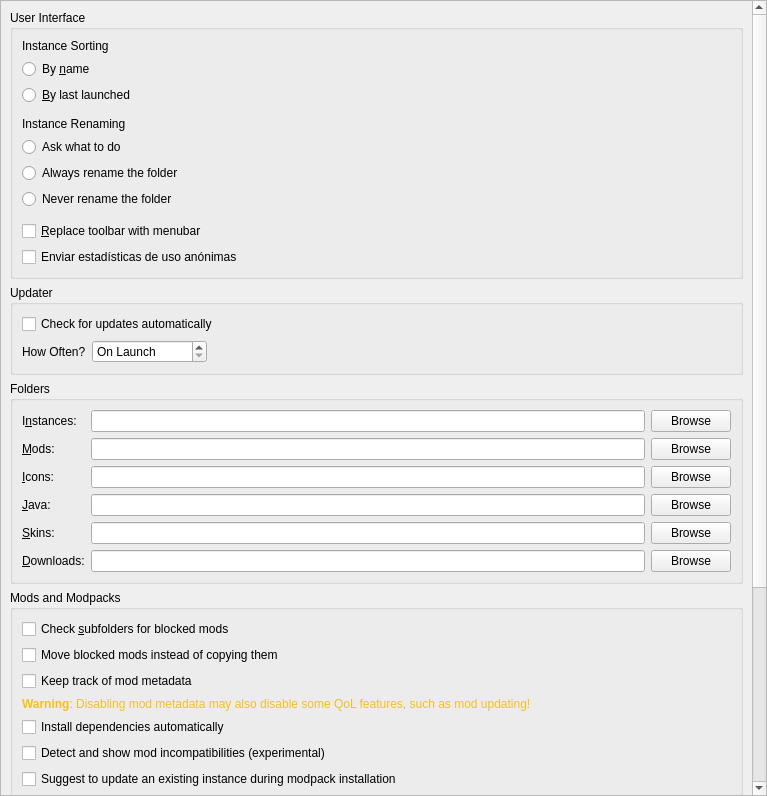
<?xml version="1.0" encoding="UTF-8"?>
<ui version="4.0">
 <class>LauncherPage</class>
 <widget class="QWidget" name="LauncherPage">
  <property name="geometry">
   <rect>
    <x>0</x>
    <y>0</y>
    <width>767</width>
    <height>796</height>
   </rect>
  </property>
  <property name="sizePolicy">
   <sizepolicy hsizetype="MinimumExpanding" vsizetype="MinimumExpanding">
    <horstretch>0</horstretch>
    <verstretch>0</verstretch>
   </sizepolicy>
  </property>
  <layout class="QVBoxLayout" name="verticalLayout">
   <property name="leftMargin">
    <number>0</number>
   </property>
   <property name="topMargin">
    <number>0</number>
   </property>
   <property name="rightMargin">
    <number>0</number>
   </property>
   <property name="bottomMargin">
    <number>0</number>
   </property>
   <item>
    <widget class="QScrollArea" name="scrollArea">
     <property name="horizontalScrollBarPolicy">
      <enum>Qt::ScrollBarPolicy::ScrollBarAsNeeded</enum>
     </property>
     <property name="widgetResizable">
      <bool>true</bool>
     </property>
     <widget class="QWidget" name="scrollAreaWidgetContents">
      <property name="geometry">
       <rect>
        <x>0</x>
        <y>-149</y>
        <width>746</width>
        <height>1222</height>
       </rect>
      </property>
      <layout class="QVBoxLayout" name="verticalLayout_8">
       <item>
        <widget class="QGroupBox" name="userInterfaceBox">
         <property name="enabled">
          <bool>true</bool>
         </property>
         <property name="title">
          <string>User Interface</string>
         </property>
         <layout class="QVBoxLayout" name="verticalLayout_2">
          <item>
           <widget class="QLabel" name="instanceSortingLabel">
            <property name="text">
             <string>Instance Sorting</string>
            </property>
           </widget>
          </item>
          <item>
           <widget class="QRadioButton" name="sortByNameBtn">
            <property name="text">
             <string>By &amp;name</string>
            </property>
            <attribute name="buttonGroup">
             <string notr="true">sortingModeGroup</string>
            </attribute>
           </widget>
          </item>
          <item>
           <widget class="QRadioButton" name="sortLastLaunchedBtn">
            <property name="text">
             <string>&amp;By last launched</string>
            </property>
            <attribute name="buttonGroup">
             <string notr="true">sortingModeGroup</string>
            </attribute>
           </widget>
          </item>
          <item>
           <spacer name="verticalSpacer">
            <property name="orientation">
             <enum>Qt::Orientation::Vertical</enum>
            </property>
            <property name="sizeType">
             <enum>QSizePolicy::Policy::Fixed</enum>
            </property>
            <property name="sizeHint" stdset="0">
             <size>
              <width>0</width>
              <height>6</height>
             </size>
            </property>
           </spacer>
          </item>
          <item>
           <widget class="QLabel" name="renamingBehaviorLabel">
            <property name="text">
             <string>Instance Renaming</string>
            </property>
           </widget>
          </item>
          <item>
           <widget class="QRadioButton" name="askToRenameDirBtn">
            <property name="text">
             <string>Ask what to do</string>
            </property>
            <attribute name="buttonGroup">
             <string notr="true">renamingBehaviorGroup</string>
            </attribute>
           </widget>
          </item>
          <item>
           <widget class="QRadioButton" name="alwaysRenameDirBtn">
            <property name="text">
             <string>Always rename the folder</string>
            </property>
            <attribute name="buttonGroup">
             <string notr="true">renamingBehaviorGroup</string>
            </attribute>
           </widget>
          </item>
          <item>
           <widget class="QRadioButton" name="neverRenameDirBtn">
            <property name="text">
             <string>Never rename the folder</string>
            </property>
            <attribute name="buttonGroup">
             <string notr="true">renamingBehaviorGroup</string>
            </attribute>
           </widget>
          </item>
          <item>
           <spacer name="verticalSpacer_2">
            <property name="orientation">
             <enum>Qt::Orientation::Vertical</enum>
            </property>
            <property name="sizeType">
             <enum>QSizePolicy::Policy::Fixed</enum>
            </property>
            <property name="sizeHint" stdset="0">
             <size>
              <width>0</width>
              <height>6</height>
             </size>
            </property>
           </spacer>
          </item>
          <item>
           <widget class="QCheckBox" name="preferMenuBarCheckBox">
            <property name="toolTip">
             <string>The menubar is more friendly for keyboard-driven interaction.</string>
            </property>
            <property name="text">
             <string>&amp;Replace toolbar with menubar</string>
            </property>
           </widget>
          </item>
          <item>
           <widget class="QCheckBox" name="telemetryCheckBox">
            <property name="toolTip">
             <string>Envía un identificador aleatorio, la versión del launcher y el sistema operativo. No incluye nombre de usuario, cuenta de Minecraft ni IP.</string>
            </property>
            <property name="text">
             <string>Enviar estadísticas de uso anónimas</string>
            </property>
           </widget>
          </item>
         </layout>
        </widget>
       </item>
       <item>
        <widget class="QGroupBox" name="updateSettingsBox">
         <property name="title">
          <string>Updater</string>
         </property>
         <layout class="QGridLayout" name="gridLayout_2">
          <item row="1" column="0">
           <layout class="QHBoxLayout" name="horizontalLayout_2">
            <item>
             <widget class="QLabel" name="updateIntervalLabel">
              <property name="text">
               <string>How Often?</string>
              </property>
             </widget>
            </item>
            <item>
             <widget class="QSpinBox" name="updateIntervalSpinBox">
              <property name="sizePolicy">
               <sizepolicy hsizetype="Maximum" vsizetype="Fixed">
                <horstretch>0</horstretch>
                <verstretch>0</verstretch>
               </sizepolicy>
              </property>
              <property name="toolTip">
               <string>Set to 0 to only check on launch</string>
              </property>
              <property name="specialValueText">
               <string>On Launch</string>
              </property>
              <property name="suffix">
               <string> hours</string>
              </property>
              <property name="prefix">
               <string>Every </string>
              </property>
              <property name="minimum">
               <number>0</number>
              </property>
              <property name="maximum">
               <number>168</number>
              </property>
             </widget>
            </item>
            <item>
             <spacer name="horizontalSpacer">
              <property name="orientation">
               <enum>Qt::Orientation::Horizontal</enum>
              </property>
              <property name="sizeHint" stdset="0">
               <size>
                <width>0</width>
                <height>0</height>
               </size>
              </property>
             </spacer>
            </item>
           </layout>
          </item>
          <item row="0" column="0" colspan="2">
           <widget class="QCheckBox" name="autoUpdateCheckBox">
            <property name="text">
             <string>Check for updates automatically</string>
            </property>
           </widget>
          </item>
         </layout>
        </widget>
       </item>
       <item>
        <widget class="QGroupBox" name="foldersBox">
         <property name="title">
          <string>Folders</string>
         </property>
         <layout class="QGridLayout" name="gridLayout">
          <item row="4" column="1">
           <widget class="QLineEdit" name="skinsDirTextBox"/>
          </item>
          <item row="4" column="2">
           <widget class="QPushButton" name="skinsDirBrowseBtn">
            <property name="text">
             <string>Browse</string>
            </property>
           </widget>
          </item>
          <item row="3" column="0">
           <widget class="QLabel" name="labelJavaDir">
            <property name="text">
             <string>&amp;Java:</string>
            </property>
            <property name="buddy">
             <cstring>javaDirTextBox</cstring>
            </property>
           </widget>
          </item>
          <item row="2" column="2">
           <widget class="QPushButton" name="iconsDirBrowseBtn">
            <property name="text">
             <string>Browse</string>
            </property>
           </widget>
          </item>
          <item row="4" column="0">
           <widget class="QLabel" name="labelSkinsDir">
            <property name="text">
             <string>&amp;Skins:</string>
            </property>
            <property name="buddy">
             <cstring>skinsDirTextBox</cstring>
            </property>
           </widget>
          </item>
          <item row="1" column="0">
           <widget class="QLabel" name="labelModsDir">
            <property name="text">
             <string>&amp;Mods:</string>
            </property>
            <property name="buddy">
             <cstring>modsDirTextBox</cstring>
            </property>
           </widget>
          </item>
          <item row="3" column="2">
           <widget class="QPushButton" name="javaDirBrowseBtn">
            <property name="text">
             <string>Browse</string>
            </property>
           </widget>
          </item>
          <item row="5" column="0">
           <widget class="QLabel" name="labelDownloadsDir">
            <property name="text">
             <string>&amp;Downloads:</string>
            </property>
            <property name="buddy">
             <cstring>downloadsDirTextBox</cstring>
            </property>
           </widget>
          </item>
          <item row="5" column="1">
           <widget class="QLineEdit" name="downloadsDirTextBox"/>
          </item>
          <item row="1" column="1">
           <widget class="QLineEdit" name="modsDirTextBox"/>
          </item>
          <item row="0" column="0">
           <widget class="QLabel" name="labelInstDir">
            <property name="text">
             <string>I&amp;nstances:</string>
            </property>
            <property name="buddy">
             <cstring>instDirTextBox</cstring>
            </property>
           </widget>
          </item>
          <item row="0" column="2">
           <widget class="QPushButton" name="instDirBrowseBtn">
            <property name="text">
             <string>Browse</string>
            </property>
           </widget>
          </item>
          <item row="5" column="2">
           <widget class="QPushButton" name="downloadsDirBrowseBtn">
            <property name="text">
             <string>Browse</string>
            </property>
           </widget>
          </item>
          <item row="0" column="1">
           <widget class="QLineEdit" name="instDirTextBox"/>
          </item>
          <item row="1" column="2">
           <widget class="QPushButton" name="modsDirBrowseBtn">
            <property name="text">
             <string>Browse</string>
            </property>
           </widget>
          </item>
          <item row="3" column="1">
           <widget class="QLineEdit" name="javaDirTextBox"/>
          </item>
          <item row="2" column="1">
           <widget class="QLineEdit" name="iconsDirTextBox"/>
          </item>
          <item row="2" column="0">
           <widget class="QLabel" name="labelIconsDir">
            <property name="text">
             <string>&amp;Icons:</string>
            </property>
            <property name="buddy">
             <cstring>iconsDirTextBox</cstring>
            </property>
           </widget>
          </item>
         </layout>
        </widget>
       </item>
       <item>
        <widget class="QGroupBox" name="modsBox">
         <property name="title">
          <string>Mods and Modpacks</string>
         </property>
         <layout class="QVBoxLayout" name="verticalLayout_4">
          <item>
           <widget class="QCheckBox" name="downloadsDirWatchRecursiveCheckBox">
            <property name="toolTip">
             <string>When enabled, in addition to the downloads folder, its sub folders will also be searched when looking for resources (e.g. when looking for blocked mods on CurseForge).</string>
            </property>
            <property name="text">
             <string>Check &amp;subfolders for blocked mods</string>
            </property>
           </widget>
          </item>
          <item>
           <widget class="QCheckBox" name="downloadsDirMoveCheckBox">
            <property name="toolTip">
             <string>When enabled, it will move blocked resources instead of copying them.</string>
            </property>
            <property name="text">
             <string>Move blocked mods instead of copying them</string>
            </property>
           </widget>
          </item>
          <item>
           <widget class="QCheckBox" name="metadataEnableBtn">
            <property name="toolTip">
             <string>Store version information provided by mod providers (like Modrinth or CurseForge) for mods.</string>
            </property>
            <property name="text">
             <string>Keep track of mod metadata</string>
            </property>
           </widget>
          </item>
          <item>
           <widget class="QLabel" name="metadataWarningLabel">
            <property name="text">
             <string>&lt;html&gt;&lt;head/&gt;&lt;body&gt;&lt;p&gt;&lt;span style=&quot; font-weight:600; color:#f5c211;&quot;&gt;Warning&lt;/span&gt;&lt;span style=&quot; color:#f5c211;&quot;&gt;: Disabling mod metadata may also disable some QoL features, such as mod updating!&lt;/span&gt;&lt;/p&gt;&lt;/body&gt;&lt;/html&gt;</string>
            </property>
            <property name="wordWrap">
             <bool>true</bool>
            </property>
           </widget>
          </item>
          <item>
           <widget class="QCheckBox" name="dependenciesEnableBtn">
            <property name="toolTip">
             <string>Automatically detect, install, and update mod dependencies.</string>
            </property>
            <property name="text">
             <string>Install dependencies automatically</string>
            </property>
           </widget>
          </item>
          <item>
           <widget class="QCheckBox" name="showModIncompatCheckBox">
            <property name="toolTip">
             <string>Currently this just shows mods which are not marked as compatible with the current Minecraft version.</string>
            </property>
            <property name="text">
             <string>Detect and show mod incompatibilities (experimental)</string>
            </property>
           </widget>
          </item>
          <item>
           <widget class="QCheckBox" name="modpackUpdatePromptBtn">
            <property name="toolTip">
             <string>When creating a new modpack instance, suggest updating an existing instance instead.</string>
            </property>
            <property name="text">
             <string>Suggest to update an existing instance during modpack installation</string>
            </property>
           </widget>
          </item>
         </layout>
        </widget>
       </item>
       <item>
        <widget class="QGroupBox" name="groupBox_2">
         <property name="title">
          <string>Console</string>
         </property>
         <layout class="QFormLayout" name="formLayout">
          <property name="labelAlignment">
           <set>Qt::AlignmentFlag::AlignLeading|Qt::AlignmentFlag::AlignLeft|Qt::AlignmentFlag::AlignVCenter</set>
          </property>
          <item row="0" column="0">
           <widget class="QLabel" name="lineLimitLabel">
            <property name="sizePolicy">
             <sizepolicy hsizetype="Maximum" vsizetype="Preferred">
              <horstretch>0</horstretch>
              <verstretch>0</verstretch>
             </sizepolicy>
            </property>
            <property name="text">
             <string>Log History &amp;Limit:</string>
            </property>
            <property name="buddy">
             <cstring>lineLimitSpinBox</cstring>
            </property>
           </widget>
          </item>
          <item row="0" column="1">
           <widget class="QSpinBox" name="lineLimitSpinBox">
            <property name="sizePolicy">
             <sizepolicy hsizetype="Maximum" vsizetype="Fixed">
              <horstretch>0</horstretch>
              <verstretch>0</verstretch>
             </sizepolicy>
            </property>
            <property name="suffix">
             <string> lines</string>
            </property>
            <property name="minimum">
             <number>10000</number>
            </property>
            <property name="maximum">
             <number>1000000</number>
            </property>
            <property name="singleStep">
             <number>10000</number>
            </property>
            <property name="value">
             <number>100000</number>
            </property>
           </widget>
          </item>
          <item row="1" column="0" colspan="2">
           <widget class="QCheckBox" name="checkStopLogging">
            <property name="text">
             <string>&amp;Stop logging when log overflows</string>
            </property>
           </widget>
          </item>
         </layout>
        </widget>
       </item>
       <item>
        <widget class="QGroupBox" name="tasksBox">
         <property name="title">
          <string>Tasks</string>
         </property>
         <layout class="QGridLayout" name="gridLayout_3">
          <item row="2" column="1">
           <widget class="QSpinBox" name="numberOfManualRetriesSpinBox">
            <property name="sizePolicy">
             <sizepolicy hsizetype="Maximum" vsizetype="Fixed">
              <horstretch>0</horstretch>
              <verstretch>0</verstretch>
             </sizepolicy>
            </property>
            <property name="minimumSize">
             <size>
              <width>60</width>
              <height>0</height>
             </size>
            </property>
            <property name="minimum">
             <number>0</number>
            </property>
           </widget>
          </item>
          <item row="1" column="1">
           <widget class="QSpinBox" name="numberOfConcurrentDownloadsSpinBox">
            <property name="sizePolicy">
             <sizepolicy hsizetype="Maximum" vsizetype="Fixed">
              <horstretch>0</horstretch>
              <verstretch>0</verstretch>
             </sizepolicy>
            </property>
            <property name="minimumSize">
             <size>
              <width>60</width>
              <height>0</height>
             </size>
            </property>
            <property name="minimum">
             <number>1</number>
            </property>
           </widget>
          </item>
          <item row="3" column="1">
           <widget class="QSpinBox" name="timeoutSecondsSpinBox">
            <property name="sizePolicy">
             <sizepolicy hsizetype="Maximum" vsizetype="Fixed">
              <horstretch>0</horstretch>
              <verstretch>0</verstretch>
             </sizepolicy>
            </property>
            <property name="minimumSize">
             <size>
              <width>60</width>
              <height>0</height>
             </size>
            </property>
            <property name="suffix">
             <string>s</string>
            </property>
           </widget>
          </item>
          <item row="2" column="0">
           <widget class="QLabel" name="numberOfManualRetriesLabel">
            <property name="text">
             <string>Retry Limit:</string>
            </property>
           </widget>
          </item>
          <item row="1" column="0">
           <widget class="QLabel" name="numberOfConcurrentDownloadsLabel">
            <property name="text">
             <string>Concurrent Download Limit:</string>
            </property>
           </widget>
          </item>
          <item row="3" column="0">
           <widget class="QLabel" name="timeoutSecondsLabel">
            <property name="toolTip">
             <string>Seconds to wait until the requests are terminated</string>
            </property>
            <property name="text">
             <string>HTTP Timeout:</string>
            </property>
           </widget>
          </item>
          <item row="0" column="1">
           <widget class="QSpinBox" name="numberOfConcurrentTasksSpinBox">
            <property name="sizePolicy">
             <sizepolicy hsizetype="Maximum" vsizetype="Fixed">
              <horstretch>0</horstretch>
              <verstretch>0</verstretch>
             </sizepolicy>
            </property>
            <property name="minimumSize">
             <size>
              <width>60</width>
              <height>0</height>
             </size>
            </property>
            <property name="minimum">
             <number>1</number>
            </property>
           </widget>
          </item>
          <item row="0" column="0">
           <widget class="QLabel" name="numberOfConcurrentTasksLabel">
            <property name="text">
             <string>Concurrent Task Limit:</string>
            </property>
           </widget>
          </item>
          <item row="0" column="2">
           <spacer name="horizontalSpacer_2">
            <property name="orientation">
             <enum>Qt::Orientation::Horizontal</enum>
            </property>
            <property name="sizeHint" stdset="0">
             <size>
              <width>0</width>
              <height>0</height>
             </size>
            </property>
           </spacer>
          </item>
         </layout>
        </widget>
       </item>
       <item>
        <spacer name="verticalSpacer_FeaturesTab">
         <property name="orientation">
          <enum>Qt::Orientation::Vertical</enum>
         </property>
         <property name="sizeHint" stdset="0">
          <size>
           <width>0</width>
           <height>0</height>
          </size>
         </property>
        </spacer>
       </item>
      </layout>
     </widget>
    </widget>
   </item>
  </layout>
 </widget>
 <tabstops>
  <tabstop>scrollArea</tabstop>
  <tabstop>preferMenuBarCheckBox</tabstop>
  <tabstop>autoUpdateCheckBox</tabstop>
  <tabstop>updateIntervalSpinBox</tabstop>
  <tabstop>instDirTextBox</tabstop>
  <tabstop>instDirBrowseBtn</tabstop>
  <tabstop>modsDirTextBox</tabstop>
  <tabstop>modsDirBrowseBtn</tabstop>
  <tabstop>iconsDirTextBox</tabstop>
  <tabstop>iconsDirBrowseBtn</tabstop>
  <tabstop>javaDirTextBox</tabstop>
  <tabstop>javaDirBrowseBtn</tabstop>
  <tabstop>skinsDirTextBox</tabstop>
  <tabstop>skinsDirBrowseBtn</tabstop>
  <tabstop>downloadsDirTextBox</tabstop>
  <tabstop>downloadsDirBrowseBtn</tabstop>
  <tabstop>downloadsDirWatchRecursiveCheckBox</tabstop>
  <tabstop>downloadsDirMoveCheckBox</tabstop>
  <tabstop>metadataEnableBtn</tabstop>
  <tabstop>dependenciesEnableBtn</tabstop>
  <tabstop>modpackUpdatePromptBtn</tabstop>
  <tabstop>lineLimitSpinBox</tabstop>
  <tabstop>checkStopLogging</tabstop>
  <tabstop>numberOfConcurrentTasksSpinBox</tabstop>
  <tabstop>numberOfConcurrentDownloadsSpinBox</tabstop>
  <tabstop>numberOfManualRetriesSpinBox</tabstop>
  <tabstop>timeoutSecondsSpinBox</tabstop>
 </tabstops>
 <resources/>
 <connections/>
 <buttongroups>
  <buttongroup name="renamingBehaviorGroup"/>
  <buttongroup name="sortingModeGroup"/>
 </buttongroups>
</ui>
